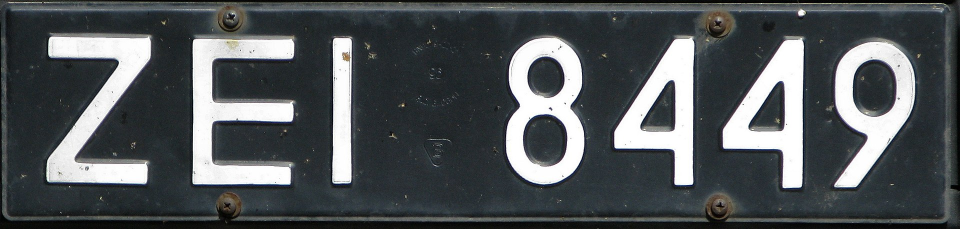
#> input picture example-img/test3.jpg, 1920 x 458 px, found by its file name (shown at 1/2 size)
$ python test2.py
#> lines starting #> are read from the running program, lines starting #| are printed output that depends on the picture; after the words box and inside, x2 and y2 are one past the last pixel; in counts of white or black regions, pixels touching at a corner belong together
import numpy as np
import pytesseract
import cv2

pytesseract.pytesseract.tesseract_cmd = r"D:\Dev Tools\Tesseract-OCR\tesseract.exe"

# Load image, create blank mask, convert to HSV, define thresholds, color threshold
image = cv2.imread(r'example-img\test3.jpg')
#> image is the input picture: shape (458, 1920, 3); mean B, G, R 88.3, 85.7, 81.1
result = np.zeros(image.shape, dtype=np.uint8)
hsv = cv2.cvtColor(image, cv2.COLOR_BGR2HSV)
#> hsv: shape (458, 1920, 3); mean H, S, V 83.4, 43.1, 89.1
lower = np.array([0,0,0])
upper = np.array([179,100,130])
mask = cv2.inRange(hsv, lower, upper)
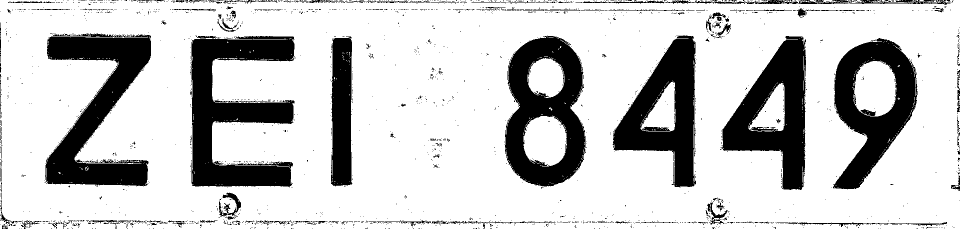
#> mask: shape (458, 1920) (shown at 1/2 size); 78.1% white; 2131 black regions (1977 under 20 px), largest, box (x1, y1, x2, y2) and area: (380, 72, 590, 375) 33100, (90, 67, 302, 373) 29792, (1009, 71, 1172, 373) 27495

# Perform morph close and merge for 3-channel ROI extraction
kernel = cv2.getStructuringElement(cv2.MORPH_RECT, (3,3))
close = cv2.morphologyEx(mask, cv2.MORPH_CLOSE, kernel, iterations=1)
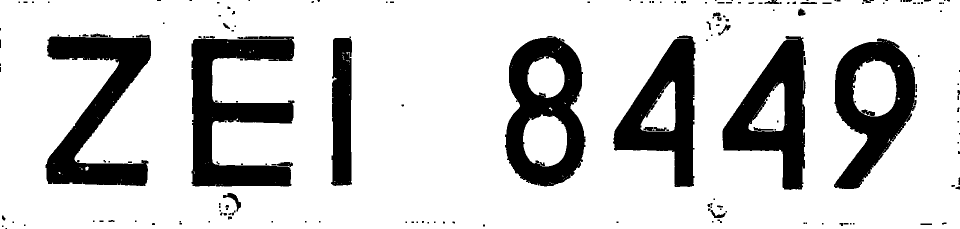
#> close: shape (458, 1920) (shown at 1/2 size); 80.3% white; 190 black regions (114 under 20 px), largest, box (x1, y1, x2, y2) and area: (383, 72, 589, 373) 31552, (91, 69, 302, 372) 28383, (1010, 72, 1171, 373) 26362
extract = cv2.merge([close,close,close])
#> extract: shape (458, 1920, 3); 80.3% white; 190 black regions (114 under 20 px)

# Find contours, filter using contour area, and extract using Numpy slicing
cnts = cv2.findContours(close, cv2.RETR_TREE, cv2.CHAIN_APPROX_SIMPLE)
#> cnts = 344 contours, 236 with area under 20; largest, box (x1, y1, x2, y2) and area: (0, 0, 1920, 458) 876174, (1009, 71, 1172, 374) 38714, (382, 71, 590, 374) 32296, (1667, 76, 1835, 379) 31605, (90, 68, 303, 373) 29186
cnts = cnts[0] if len(cnts) == 2 else cnts[1]
for c in cnts:
    x,y,w,h = cv2.boundingRect(c)
    area = w * h
    if area < 5000 and area > 2500:
        cv2.rectangle(image, (x, y), (x + w, y + h), (36,255,12), 3)
        result[y:y+h, x:x+w] = extract[y:y+h, x:x+w]
#> this loop made 344 passes
#> (x, y, w, h, area) on passes 3 to 5: (0, 0, 1920, 458, 879360), (3, 450, 5, 5, 25), (965, 448, 6, 6, 36)
#> result: shape (458, 1920, 3); every value is 0

# Invert image and throw into Pytesseract
invert = 255 - result
#> invert: shape (458, 1920, 3); every value is 255
#> (the run stopped early here; a loop or call above may not have finished)

$ run again, with example-img/test5.jpg copied over example-img/test3.jpg
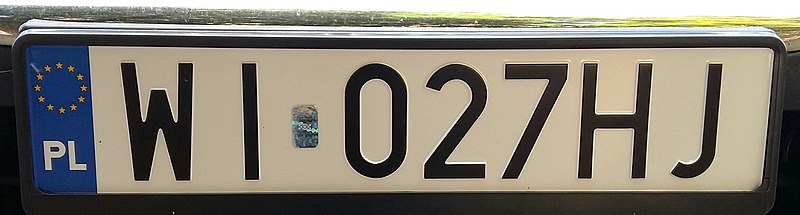
#> input picture example-img/test5.jpg, 800 x 215 px, found by its file name
#> image is the input picture: shape (215, 800, 3); mean B, G, R 114.2, 125.7, 131.2
#> hsv: shape (215, 800, 3); mean H, S, V 39.8, 60, 135.8
#> `mask = cv2.inRange(hsv, lower, upper)`:
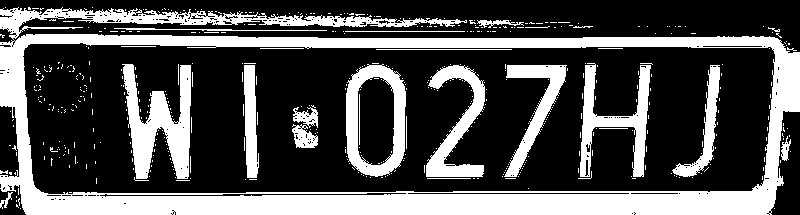
#> mask: shape (215, 800); 31.8% white; 501 white regions (472 under 20 px), largest, box (x1, y1, x2, y2) and area: (0, 7, 800, 215) 34411, (122, 64, 191, 179) 4076, (346, 64, 406, 177) 2990
#> close: shape (215, 800); 34.7% white; 94 white regions (79 under 20 px), largest, box (x1, y1, x2, y2) and area: (0, 7, 800, 215) 38376, (121, 64, 193, 181) 4649, (345, 63, 407, 178) 3483
#> extract: shape (215, 800, 3); 34.7% white; 94 white regions (79 under 20 px)
#> cnts = 105 contours, 91 with area under 20; largest, box (x1, y1, x2, y2) and area: (0, 7, 800, 215) 143248, (23, 42, 776, 195) 107466, (345, 63, 407, 178) 5958, (121, 64, 193, 181) 4320, (578, 63, 653, 179) 2898
#> the loop `for c in cnts:` made 105 passes
#> (x, y, w, h, area) on passes 3, 10, 12, 24, 28, 29, 30, 31: (0, 34, 5, 4, 20), (343, 31, 131, 3, 393), (110, 28, 217, 5, 1085), (545, 22, 48, 6, 288), (0, 7, 800, 208, 166400), (13, 185, 6, 6, 36), (789, 49, 5, 5, 25), (23, 42, 753, 153, 115209)
#> after the loop `for c in cnts:`:
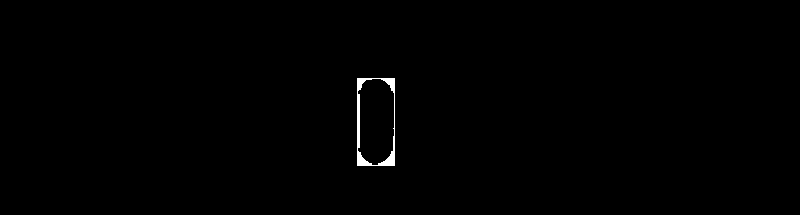
#> result: shape (215, 800, 3); 0.41% white; 1 white region, box (x1, y1, x2, y2) and area: (357, 78, 395, 166) 713
